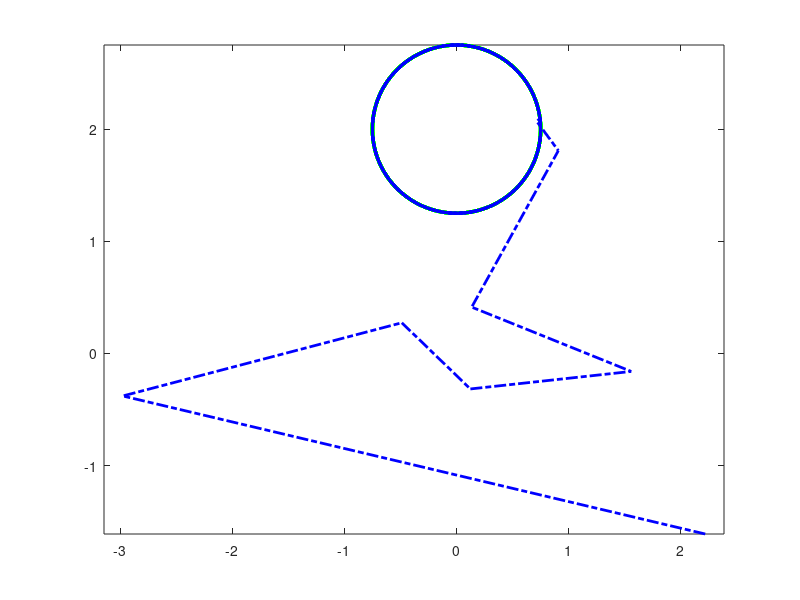

MATLAB code to generate this figure: (Note: this script raises an error after producing the figure.)

%% 2DoF

home
clear
clc
% envirment
g=9.81*1;
% parameters of robot
m=1.5;
L=1.5;
% EF motion
f=1;
A=.75;
phi=pi/2;
Tres=0.005;
time=0:Tres:4/f;


% Circle motion
f=0.5;
phi=pi/2;
Tres=0.005;
time=0:Tres:10/f;
Middle=ceil(9*length(time)/10);
xef=A*cos(2*pi*f*time)+0;
yef=A*sin(2*pi*f*time)+2;
Dxef=-(2*pi*f)*A*sin(2*pi*f*time);
Dyef= (2*pi*f)*A*cos(2*pi*f*time);
D2xef=-(2*pi*f)^2*A*cos(2*pi*f*time);
D2yef=-(2*pi*f)^2*A*sin(2*pi*f*time);
q1=deg2rad(-60);
q2=deg2rad(48.031);
q3=deg2rad(-51.317);


% % Line motion: Horizontal
% phi=0;
% time=0:Tres:20/f;
% Middle=ceil(19*length(time)/20);
% xef=A*cos(2*pi*f*time+phi);
% yef=2.5*ones(size(time));
% Dxef=-(2*pi*f)*A*sin(2*pi*f*time+phi);
% Dyef= 2*zeros(size(time));
% D2xef=-(2*pi*f)^2*A*cos(2*pi*f*time+phi);
% D2yef= 2*zeros(size(time));
% q1=deg2rad( 42.7023); % 41.7023 deg for y=2.5m  ,  22.2 deg for y=2.0m
% q2=deg2rad(19.2663); % 18.2663 deg for y=2.5m  ,  29.468 deg for y=2.0m
% q3=deg2rad(80.3377); % 44.3377 deg for y=2.5m  ,  71.431 deg for y=2.0m



figure('name','Path (3DoF)')
plot(xef,yef,'linewidth',2.5,'linestyle','-','color','g')

Pos=[xef;yef];
DPos=[Dxef;Dyef];
D2Pos=[D2xef;D2yef];


for i=1:length(time)-1
    lPos=L*[cos(q1(i))+cos(q1(i)+q2(i));
            sin(q1(i))+sin(q1(i)+q2(i))];

    cPos=Pos(:,i+1);
    dx=cPos-lPos;

    JJ=L*[-sin(q1(i))-sin(q1(i)+q2(i)), -sin(q1(i)+q2(i));
           cos(q1(i))+cos(q1(i)+q2(i)),  cos(q1(i)+q2(i))]; 

    dq=JJ^-1*dx;
    q1(i+1)=q1(i)+dq(1);
    q2(i+1)=q2(i)+dq(2);
    
end



RPos=L*[cos(q1)+cos(q1+q2);
        sin(q1)+sin(q1+q2)];
hold all
plot(RPos(1,:),RPos(2,:),'linewidth',2,'linestyle','-.','color','b')
hold off
axis equal

q=[q1;q2];
Dq=differential(q,time,Tres);
D2q=differential(Dq,time,Tres);
torqueDesire=TorqueCalculatorMain2(D2q,Dq,q,g,m,m,L,L);


figure('name','Path (3DoF)')
    plot(xef(Middle:end),yef(Middle:end),'linewidth',2.5,'linestyle','-','color','g')
    hold on 
    plot(RPos(1,Middle:end),RPos(2,Middle:end),'linewidth',2,'linestyle','-.','color','b')
    legend('Desired','Static Path Planing')
    hold off
    axis equal

figure('name','Joint Trajectories')
    subplot(2,1,1)
    plot(time(Middle:end),q1(Middle:end))
    grid on
    subplot(2,1,2)
    plot(time(Middle:end),q2(Middle:end))
    grid on
    
    
figure('name','Desired Torque vs Time')
    plot(time(Middle:end),torqueDesire(:,Middle:end))
    legend('\tau_1','\tau_2')
    xlabel('time (s)')
    ylabel('\tau')
    grid on
    
    
figure('name','Desired Torque vs Angle')
    subplot(2,1,1)
    plot(InRangeShifter(rad2deg(q1(Middle-10:end-10))),torqueDesire(1,Middle-10:end-10),...
        'Color',[0.87058824300766 0.490196079015732 0],'linewidth',2)
    title('Initial Required Torque-Angle Profile','FontSize',16);
    xlabel('q_1 (deg)','FontWeight','bold','FontSize',14,'FontName','mwa_cmb10');
    ylabel('u_1 (N.m)','FontWeight','bold','FontSize',14,'FontName','mwa_cmb10');
    set(gca,'YMinorGrid','on')
    grid on
    
    subplot(2,1,2)
    plot(InRangeShifter(rad2deg(q2(Middle-10:end-10))),torqueDesire(2,Middle-10:end-10),...
            'Color',[0.87058824300766 0.490196079015732 0],'linewidth',2)
    xlabel('q_2 (deg)','FontWeight','bold','FontSize',14,'FontName','mwa_cmb10');
    ylabel('u_2 (N.m)','FontWeight','bold','FontSize',14,'FontName','mwa_cmb10');
    set(gca,'YMinorGrid','on')
    grid on
    

%%
% DoF system
nn=2; % number of joints
% DoF of Optimization 
rQ=8; % Degree of joint trajectory
rU=3; % Degree of passive torque
% B matrix
B=eye(nn);
% WeightMatrix
Weight=[ 3 2]';
Sat=[1,1];

% Landa for [DQ  D2q ]
SeletcStr={'DQ','D2Q'};
SelectLanda=[0 1];
Landa=[1e-7 1e-3];

Time=time(Middle:end)-time(Middle);
Q1=q1(Middle:end);
Q2=q2(Middle:end);
XEF=xef(Middle:end);
YEF=yef(Middle:end);
DXEF=Dxef(Middle:end);
DYEF=Dyef(Middle:end);
D2XEF=D2xef(Middle:end);
D2YEF=D2yef(Middle:end);
TorqueDesQ1=torqueDesire(1,Middle:end);
TorqueDesQ2=torqueDesire(2,Middle:end);
TorqueDesire=[TorqueDesQ1;TorqueDesQ2];


[Alpha_Q1,BezireCoef_q1]= BezierCoeffinet(Time,Q1,rQ);
[Alpha_Q2,BezireCoef_q2]= BezierCoeffinet(Time,Q2,rQ);
Q1val=polyval(Alpha_Q1,Time);
Q2val=polyval(Alpha_Q2,Time);
QVal=[Q1val;Q2val];

    
CoefBLS_UPassive1 = LSParamPoly(Q1',TorqueDesQ1',rU,(Landa.*SelectLanda),Sat(1));    
CoefBLS_UPassive2 = LSParamPoly(Q2',TorqueDesQ2',rU,(Landa.*SelectLanda),Sat(2));    
CoefBLS_UPassive=[CoefBLS_UPassive1;CoefBLS_UPassive2];

TorquePassiveQ1val=polyval(CoefBLS_UPassive1,Q1);
TorquePassiveQ2val=polyval(CoefBLS_UPassive2,Q2);
TorquePassiveVal=[TorquePassiveQ1val; TorquePassiveQ2val];
    

% Integral Matrix
IntU2=0;
Cost=0;
CostSub=0;
CostSlopeD1Q=0;
CostSlopeD2Q=0;
for i=1:nn
    QQ=[];
    DQ=[];
    CoefBLSI = LSParamPoly(QVal(i,:),TorqueDesire(i,:)',rU,Landa,Sat(i));    
    for j=1:length(QVal(i,:))
         QQ(j,:) = QVal(i,j).^(rU:-1:0)';
         DQ(j,:) = ([QVal(i,j).^(rU-1:-1:0) 0].*(rU:-1:0))';
         D2Q(j,:) = ([QVal(i,j).^(rU-2:-1:0) 0 0].*(rU:-1:0).*(rU-1:-1:-1))';
    end

    IntU2=IntU2 + ...
          Weight(i)* 1/2*(TorqueDesire(i,:)' - QQ*CoefBLSI )'* (TorqueDesire(i,:)' - QQ*CoefBLSI )*Tres;

    CostSlopeD1Q = CostSlopeD1Q + Weight(i)* 1/2*CoefBLSI'*(DQ'*DQ)*CoefBLSI*Tres;
    CostSlopeD2Q = CostSlopeD2Q + Weight(i)* 1/2*CoefBLSI'*(D2Q'*D2Q)*CoefBLSI*Tres;
end




BetaOptimal=[CoefBLS_UPassive1;CoefBLS_UPassive2];
TorquePassiveQ1valOptimal=polyval(BetaOptimal(0*(rU+1)+1:1*(rU+1)),Q1);
TorquePassiveQ2valOptimal=polyval(BetaOptimal(1*(rU+1)+1:2*(rU+1)),Q2val);
TorquePassiveValOptimal=[TorquePassiveQ1valOptimal; TorquePassiveQ2valOptimal];

 
figure('name','Desired Torque vs Angle')
    subplot(2,1,1)
    plot(rad2deg(q1(Middle:end)),torqueDesire(1,Middle:end),'linewidth',2)
    hold all
    plot(rad2deg(q1(Middle:end)),TorquePassiveQ1val,'linewidth',2)
    title('Initial Desired Torque-Angle Profile','FontWeight','normal','FontSize',16,'FontName','Times');
    xlabel('q_1 (deg)','FontWeight','bold','FontSize',14,'FontName','mwa_cmb10');
    ylabel('\tau_1 (N.m)','FontWeight','bold','FontSize',14,'FontName','mwa_cmb10');
    set(gca,'YMinorGrid','on')
    grid on
    
    subplot(2,1,2)
    plot((rad2deg(q2(Middle:end))),torqueDesire(2,Middle:end),'linewidth',2)
    hold all
    plot(rad2deg(q2(Middle:end)),TorquePassiveQ2val,'linewidth',2)
    xlabel('q_2 (deg)','FontWeight','bold','FontSize',14,'FontName','mwa_cmb10');
    ylabel('\tau_2 (N.m)','FontWeight','bold','FontSize',14,'FontName','mwa_cmb10');
    set(gca,'YMinorGrid','on')
    grid on
    
IntU2
CostSlopeD2Q
TotalCost_Opt = IntU2   + sum(Landa.*SelectLanda.*[CostSlopeD1Q CostSlopeD2Q])
TorqueActive=torqueDesire(:,Middle:end)-TorquePassiveVal;
IntAbsUdqActive=sum(sum(abs(TorqueActive.*Dq(:,Middle:end)),2))*Tres
IntAbsUdqActive=sum(sum(abs(torqueDesire(:,Middle:end).*Dq(:,Middle:end)),2))*Tres


%% 3DoF

clear
close
home

% envirment
g=9.81*0;

% parameters of robot
m=1;
L=1;

% EF motion
f=1;
A=1;
phi=0;
Tres=0.005;
time=0:Tres:10/f;

Start=ceil(length(time)/4);

% % Circle Motion
% Xef=A*cos(2*pi/f*time)+1.5;
% Yef=A*sin(2*pi/f*time)+1;
% 
% DXef=-(2*pi/f)*A*sin(2*pi/f*time);
% DYef= (2*pi/f)*A*cos(2*pi/f*time);
% 
% D2Xef=-(2*pi/f)^2*A*cos(2*pi/f*time);
% D2Yef=-(2*pi/f)^2*A*sin(2*pi/f*time);
% q1=deg2rad(0);
% q2=deg2rad(8.031);
% q3=deg2rad(51.317);


% Line motion: Horizontal
Xef=A*cos(2*pi*f*time+phi);
Yef=2.5*ones(size(time));
DXef=-(2*pi*f)*A*sin(2*pi*f*time+phi);
DYef= 2*zeros(size(time));
D2Xef=-(2*pi*f)^2*A*cos(2*pi*f*time+phi);
D2Yef= 2*zeros(size(time));
q1=deg2rad( 22.7023); % 41.7023 deg for y=2.5m  ,  22.2 deg for y=2.0m
q2=deg2rad(29.2663); % 18.2663 deg for y=2.5m  ,  29.468 deg for y=2.0m
q3=deg2rad(80.3377); % 44.3377 deg for y=2.5m  ,  71.431 deg for y=2.0m



figure('name','Path (3DoF)')
plot(Xef,Yef,'linewidth',2.5,'linestyle','-','color','g')

Pos=[Xef;Yef];
DPos=[DXef;DYef];
D2Pos=[D2Xef;D2Yef];

%%%%%%%%%%%%%%%%%%%%%%%%%

for i=1:length(time)-1
    lPos=L*[cos(q1(i))+cos(q1(i)+q2(i))+cos(q1(i)+q2(i)+q3(i));
            sin(q1(i))+sin(q1(i)+q2(i))+sin(q1(i)+q2(i)+q3(i))];

    cPos=Pos(:,i);
    dx=cPos-lPos;

    JJ=L*[-sin(q1(i))-sin(q1(i)+q2(i))-sin(q1(i)+q2(i)+q3(i)), -sin(q1(i)+q2(i))-sin(q1(i)+q2(i)+q3(i)), -sin(q1(i)+q2(i)+q3(i));
           cos(q1(i))+cos(q1(i)+q2(i))+cos(q1(i)+q2(i)+q3(i)),  cos(q1(i)+q2(i))+cos(q1(i)+q2(i)+q3(i)),  cos(q1(i)+q2(i)+q3(i))]; 

    dq=JJ'*(JJ*JJ')^-1*dx;

    q1(i+1)=q1(i)+dq(1);
    q2(i+1)=q2(i)+dq(2);
    q3(i+1)=q3(i)+dq(3);
    
end



RPos=L*[cos(q1)+cos(q1+q2)+cos(q1+q2+q3);
        sin(q1)+sin(q1+q2)+sin(q1+q2+q3)];
hold all
plot(RPos(1,:),RPos(2,:),'linewidth',2,'linestyle','-.','color','b')

%%%%%%%%%%%%%%%%%%%%%
OdeOpt= odeset('RelTol',1e-5,'AbsTol',1e-5*ones(1,7));
InitState=deg2rad([ 0 8.031 51.317 ,0 0 0, 0]);
DPos=[DXef;DYef];
D2Pos=[D2Xef;D2Yef];

Kp=10000;
Kd=200;

[T,Y] = ode15s(@(t,Y)SirDyn(t,Y,g,L,m,Pos,DPos,D2Pos,time,Kp,Kd), time,InitState,OdeOpt);

EnergyABS=Y(end,end)

q1=Y(:,1)';
q2=Y(:,2)';
q3=Y(:,3)';
RPos=L*[cos(q1)+cos(q1+q2)+cos(q1+q2+q3);
        sin(q1)+sin(q1+q2)+sin(q1+q2+q3)];
plot(RPos(1,:),RPos(2,:),'linewidth',2,'linestyle','--','color','r')
xlabel('x')
ylabel('y')
hold off
axis equal
legend('Desired','Static path planing','dynamic path planing')

torqueDesire=TorqueCalculator(T,Y,g,m,m,m,L,L,L,Pos,DPos,D2Pos,time,Kp,Kd);
figure('name','Torque')
plot(time(Start:end),torqueDesire(:,Start:end))
legend('\tau_1','\tau_2','\tau_3')
xlabel('time (s)')
ylabel('\tau')
